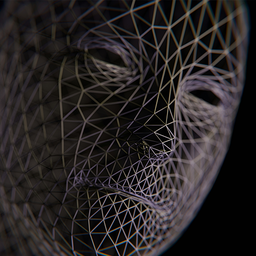
#> input picture images/face.png, 256 x 256 px, shrunk from 512 x 512 before the run
$ python minus.py
#> lines starting #> are read from the running program, lines starting #| are printed output that depends on the picture
### inc/image_classes.py
#!/usr/bin/env python

# Gemini chat.
# https://gemini.google.com/app/cfb5981279bb0192

import cv2
import numpy as np

EPSILON = 1e-6

class Pixel:
    """
    A simple wrapper class for a pixel's data, providing intuitive
    attribute-based access to its color channels (r, g, b).

    This class is designed to make the code inside the main loop
    more readable and closer to the user's intent.
    """

    def __init__(self, *args):
        """
        Initializes the Pixel object. It can be initialized with a NumPy array
        or with individual r, g, b, (a) values.

        Args:
            *args: Either a NumPy array representing a pixel, or a sequence
                   of numeric values for the color channels (e.g., r, g, b).
        """
        if len(args) == 1 and isinstance(args[0], np.ndarray):
            self._data = args[0]
        elif len(args) >= 3 and all(isinstance(val, (int, float)) for val in args):
            # Assumes BGR format for OpenCV compatibility
            if len(args) == 3:
                self._data = np.array([args[2], args[1], args[0]], dtype=np.float32)
            elif len(args) == 4:
                self._data = np.array([args[2], args[1], args[0], args[3]], dtype=np.float32)
            else:
                raise ValueError("Pixel can be initialized with 3 or 4 channel values.")
        else:
            raise TypeError("Pixel must be initialized with a NumPy array or 3/4 numeric values.")

    @property
    def r(self):
        """Red channel value (0.0-1.0)."""
        return self._data[2]  # OpenCV loads as BGR by default

    @r.setter
    def r(self, value):
        """Sets the Red channel value."""
        self._data[2] = value

    @property
    def g(self):
        """Green channel value (0.0-1.0)."""
        return self._data[1]

    @g.setter
    def g(self, value):
        """Sets the Green channel value."""
        self._data[1] = value

    @property
    def b(self):
        """Blue channel value (0.0-1.0)."""
        return self._data[0]

    @b.setter
    def b(self, value):
        """Sets the Blue channel value."""
        self._data[0] = value

    # Add an 'a' property if the image has an alpha channel
    @property
    def a(self):
        """Alpha channel value (0.0-1.0). Returns None if no alpha channel."""
        if len(self._data) > 3:
            return self._data[3]
        return None

    @a.setter
    def a(self, value):
        """Sets the Alpha channel value."""
        if len(self._data) > 3:
            self._data[3] = value
        else:
            print("Warning: Image does not have an alpha channel to set.")

    # --- New Methods for Operator Overloading ---

    # [49 lines left out: functions __add__, __iadd__, __sub__, __isub__, __mul__, __imul__ and 3 more, not called in this run]

    def __repr__(self):
        """String representation for printing."""
        return f"Pixel(r={self.r:.2f}, g={self.g:.2f}, b={self.b:.2f})"

    def premultiply(self):
        self.r *= self.a
        self.g *= self.a
        self.b *= self.a

    # [9 lines left out: function unpremultiply, not called in this run]


class Image:
    """
    A custom class to abstract image loading, pixel data, and display.
    This simplifies the demonstration of image manipulation concepts.
    """

    def __init__(self, path_to_image):
        """
        Loads an image from a given path and normalizes pixel values
        to a 0.0-1.0 range.

        Args:
            path_to_image (str): The file path to the image.
        """
        self.path = path_to_image
        self.original_image = cv2.imread(path_to_image, cv2.IMREAD_UNCHANGED)

        if self.original_image is None:
            raise FileNotFoundError(f"Error: Could not find or load image at '{path_to_image}'.")

        # Store the original dimensions to reshape the data later.
        self.height, self.width = self.original_image.shape[:2]
        self.channels = self.original_image.shape[2] if len(self.original_image.shape) > 2 else 1

        # Convert the image to float32 and normalize to a 0.0-1.0 range.
        self._data = self.original_image.astype(np.float32) / 255.0

    def data(self):
        """
        Returns the pixel data as a list of Pixel objects, allowing for
        intuitive, component-wise access (e.g., pixel.r = 0.5).

        Returns:
            list[Pixel]: A list of Pixel objects.
        """
        # We flatten the internal data for easy iteration and wrap each
        # pixel's sub-array in our custom Pixel class.
        return [Pixel(pixel) for pixel in self._data.reshape(-1, self.channels)]

    def show(self, title="Final Image"):
        """
        Displays the image based on its current internal data and handles
        window closure from a keypress.

        Args:
            title (str, optional): The title of the display window.
        """
        # Clip values to ensure they are within the valid 0.0-1.0 range.
        data_to_show = np.clip(self._data, 0.0, 1.0)

        # De-normalize and convert to uint8 for display with OpenCV.
        final_image = (data_to_show * 255).astype(np.uint8)

        cv2.imshow(title, final_image)
        cv2.waitKey(0)
        cv2.destroyAllWindows()

### minus.py
from inc.image_classes import Image
import numpy as np

image_one = Image("./images/face.png")
#> in __init__, self.original_image is the input picture: shape (256, 256, 4); mean B, G, R, A 35.9, 35.7, 39.8, 255
image_two = Image("./images/checkout.png")
#> call 2 of __init__, with path_to_image = './images/checkout.png'
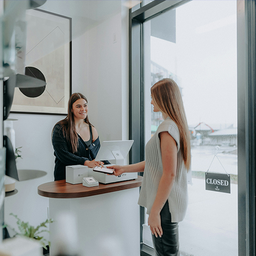
#> input picture images/checkout.png, 256 x 256 px, shrunk from 512 x 512 before the run
#> in __init__, self.original_image is the input picture: shape (256, 256, 4); mean B, G, R, A 159, 158.7, 154, 255

for background, foreground in zip(image_one.data(), image_two.data()):
    # Un-premultiply the color channels to work with straight values from each image before blending
    # Not needed in this example because the data is not multiplied yet.
    # background.unpremultiply()
    # foreground.unpremultiply()

    # The correct Minus calculation is applied to the straight color values.
    # The formula is: Background - Foreground
    background.r = background.r - foreground.r
    background.g = background.g - foreground.g
    background.b = background.b - foreground.b

    # Clamp the values to the valid 0-1 range. This is essential for
    # the Minus operation, as the result can be negative.
    background.r = np.clip(background.r, 0, 1)
    background.g = np.clip(background.g, 0, 1)
    background.b = np.clip(background.b, 0, 1)

    # The correct 'over' operation for the alpha channel
    # Applies the formula: Fg.a + Bg.a * (1 - Fg.a)
    background.a = foreground.a + background.a * (1 - foreground.a)

    # Re-premultiply the final blended pixel
    background.premultiply()

image_one.show(title="Minus operation")
#> in show, `data_to_show = np.clip(self._data, 0.0, 1.0)`:
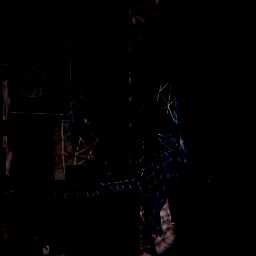
#> self._data: shape (256, 256, 4) float32; mean B, G, R, A 0.00673, 0.00521, 0.00761, 1
